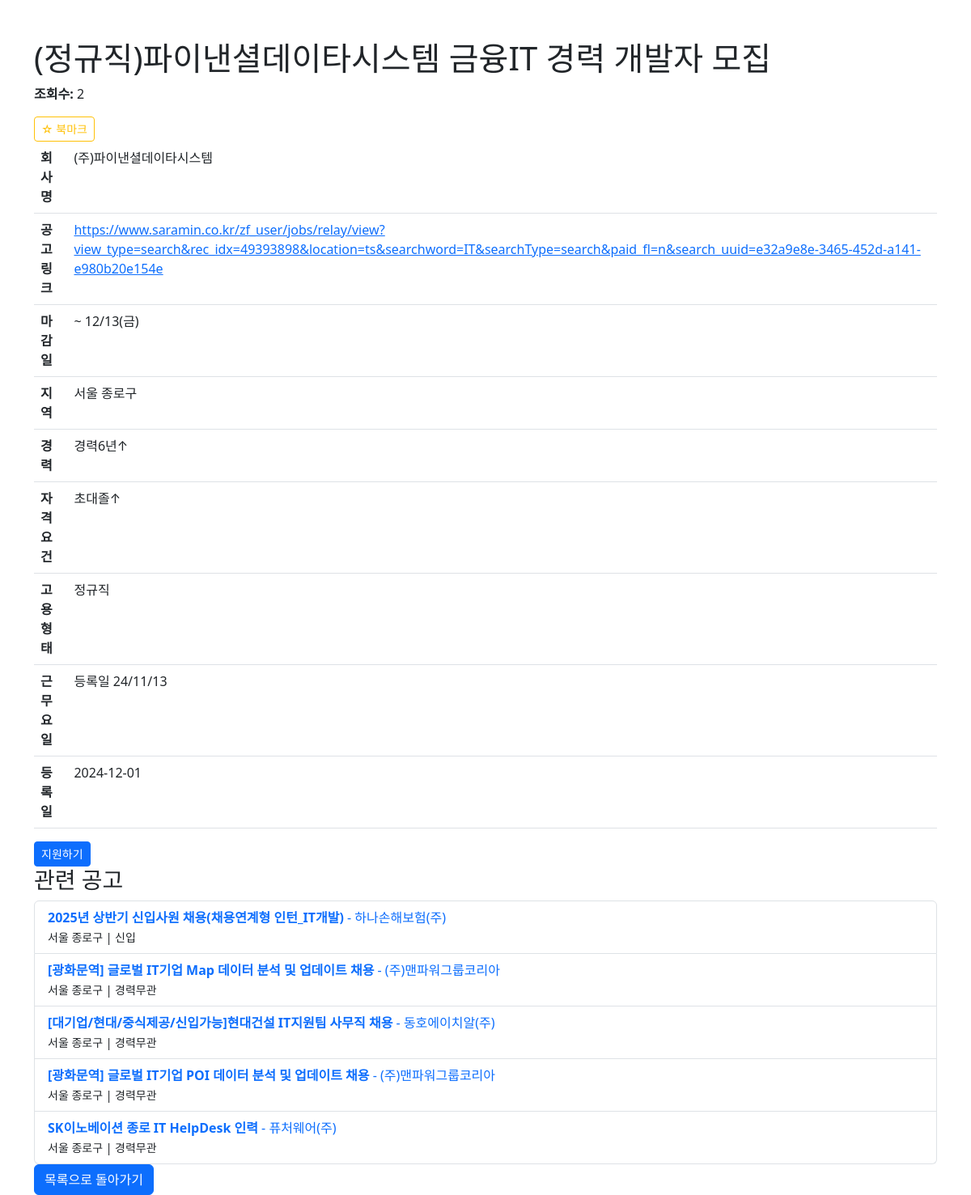
The page /jobs/184 on the database its author committed.
### model.py (models this page shows)
class Job(db.Model):
    id = db.Column(db.Integer, primary_key=True)
    today = db.Column(db.String(100))
    title = db.Column(db.String(100), unique=True, nullable=False)
    company = db.Column(db.String(100))
    url = db.Column(db.String(200))
    deadline = db.Column(db.String(100))
    location = db.Column(db.String(100))
    experience = db.Column(db.String(100))
    requirement = db.Column(db.String(500))
    jobtype = db.Column(db.String(100))
    jobday = db.Column(db.String(100))
    views = db.Column(db.Integer, default=0)

### server.py (the view)
@app.route('/jobs/<int:job_id>', methods=['GET'])
def get_job_detail(job_id):
    job = Job.query.get(job_id)  # job_id에 해당하는 Job 객체를 조회
    if not job:
        return render_template('error.html', message="해당 공고를 찾을 수 없습니다."), 404
    job.views += 1
    db.session.commit()  # 변경 사항을 커밋
    related_jobs = Job.query.filter(
        Job.location == job.location,
        Job.id != job_id
    ).limit(5).all()  # 최대 5개의 관련 공고만 조회
    print(related_jobs)
    return render_template('job_detail.html', job=job, related_jobs=related_jobs)

### templates/job_detail.html (shortened to what this page needs)
<!DOCTYPE html>
<html lang="en">
<head>
    <link rel="stylesheet" href="https://cdn.jsdelivr.net/npm/bootstrap@5.3.0/dist/css/bootstrap.min.css">
</head>
<body>
    <div class="container mt-5">
        <h1>{{ job['title'] }}</h1>
        <p><strong>조회수:</strong> {{ job['views'] }}</p><button
        class="btn btn-sm btn-outline-warning bookmark-button"
        data-job-id="{{ job.id }}"
        data-bookmarked="{{ job.is_bookmarked }}">
        {% if job.is_bookmarked %}
            ★ 북마크됨
        {% else %}
            ☆ 북마크
        {% endif %}
    </button>
        <table class="table">
            <tr>
                <th>회사명</th>
                <td>{{ job['company'] }}</td>
            </tr>
            <tr>
                <th>공고 링크</th>
                <td><a href="{{ job['url'] }}" target="_blank">{{ job['url'] }}</a></td>
            </tr>
            <tr>
                <th>마감일</th>
                <td>{{ job['deadline'] }}</td>
            </tr>
            <tr>
                <th>지역</th>
                <td>{{ job['location'] }}</td>
            </tr>
            <tr>
                <th>경력</th>
                <td>{{ job['experience'] }}</td>
            </tr>
            <tr>
                <th>자격 요건</th>
                <td>{{ job['requirement'] }}</td>
            </tr>
            <tr>
                <th>고용 형태</th>
                <td>{{ job['jobtype'] }}</td>
            </tr>
            <tr>
                <th>근무 요일</th>
                <td>{{ job['jobday'] }}</td>
            </tr>
            <tr>
                <th>등록일</th>
                <td>{{ job['today'] }}</td>
            </tr>
        </table>
        <button class="btn btn-sm btn-primary apply-button" data-job-id="{{ job.id }}">지원하기</button>
        <h3>관련 공고</h3>
        {% if related_jobs %}
            <ul class="list-group">
                {% for related_job in related_jobs %}
                <li class="list-group-item">
                    <a href="/jobs/{{ related_job['id'] }}" class="text-decoration-none">
                        <strong>{{ related_job['title'] }}</strong> - {{ related_job['company'] }}
                    </a>
                    <br>
                    <small>{{ related_job['location'] }} | {{ related_job['experience'] }}</small>
                </li>
                {% endfor %}
            </ul>
        {% else %}
            <p class="text-muted">관련 공고가 없습니다.</p>
        {% endif %}
        <a href="/jobs" class="btn btn-primary">목록으로 돌아가기</a>
    </div>
</body>
</html>

### rows shown on the page
Job: title "(정규직)파이낸셜데이타시스템 금융IT 경력 개발자 모집", views "2", company "(주)파이낸셜데이타시스템", url "https://www.saramin.co.kr/zf_user/jobs/relay/view?view_type=search&rec_idx=49393898&location=ts&searchword=IT&searchType=search&paid_fl=n&search_uuid=e32a9e8e-3465-452d-a141-e980b20e154e", deadline "~ 12/13(금)", location "서울 종로구", experience "경력6년↑", requirement "초대졸↑", jobtype "정규직", jobday "등록일 24/11/13", today "2024-12-01"
Job: title "2025년 상반기 신입사원 채용(채용연계형 인턴_IT개발)", company "하나손해보험(주)", location "서울 종로구", experience "신입"
Job: title "[광화문역] 글로벌 IT기업 Map 데이터 분석 및 업데이트 채용", company "(주)맨파워그룹코리아", location "서울 종로구", experience "경력무관"
Job: title "[대기업/현대/중식제공/신입가능]현대건설 IT지원팀 사무직 채용", company "동호에이치알(주)", location "서울 종로구", experience "경력무관"
Job: title "[광화문역] 글로벌 IT기업 POI 데이터 분석 및 업데이트 채용", company "(주)맨파워그룹코리아", location "서울 종로구", experience "경력무관"
Job: title "SK이노베이션 종로 IT HelpDesk 인력", company "퓨처웨어(주)", location "서울 종로구", experience "경력무관"
